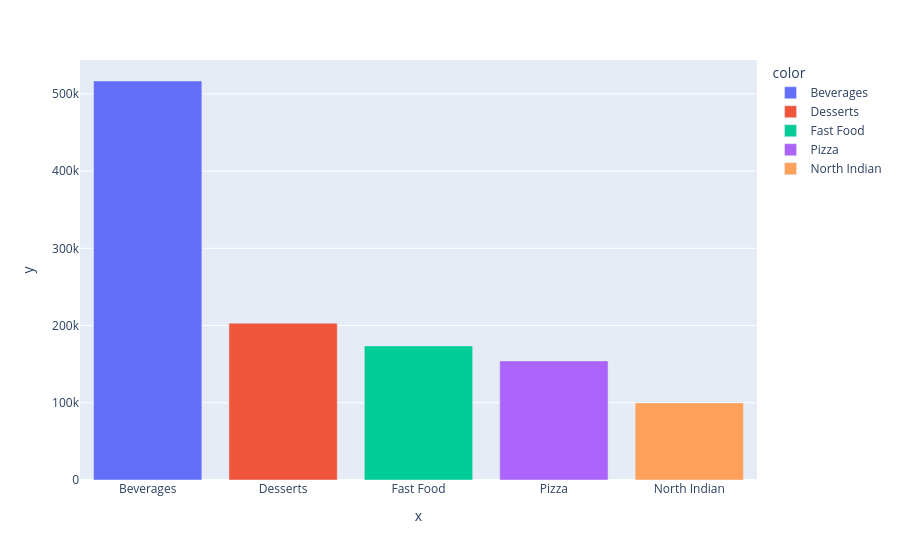

Write notebook code for a chart like this one.
### Code cell
px.bar(x=cuisine_Labels[:5], y=cuisine_values[:5], color=cuisine_Labels[:5])

### Figure 1 — Plotly figure (JSON) as saved in the notebook; plotly's stock layout.template omitted (floating-point values rounded to 4 significant figures)
{"data": [{"alignmentgroup": "True", "hovertemplate": "color=Beverages<br>x=%{x}<br>y=%{y}<extra></extra>", "legendgroup": "Beverages", "marker": {"color": "#636efa", "pattern": {"shape": ""}}, "name": "Beverages", "offsetgroup": "Beverages", "orientation": "v", "showlegend": true, "textposition": "auto", "type": "bar", "x": ["Beverages"], "xaxis": "x", "y": [516655], "yaxis": "y"}, {"alignmentgroup": "True", "hovertemplate": "color=Desserts<br>x=%{x}<br>y=%{y}<extra></extra>", "legendgroup": "Desserts", "marker": {"color": "#EF553B", "pattern": {"shape": ""}}, "name": "Desserts", "offsetgroup": "Desserts", "orientation": "v", "showlegend": true, "textposition": "auto", "type": "bar", "x": ["Desserts"], "xaxis": "x", "y": [203029], "yaxis": "y"}, {"alignmentgroup": "True", "hovertemplate": "color=Fast Food<br>x=%{x}<br>y=%{y}<extra></extra>", "legendgroup": "Fast Food", "marker": {"color": "#00cc96", "pattern": {"shape": ""}}, "name": "Fast Food", "offsetgroup": "Fast Food", "orientation": "v", "showlegend": true, "textposition": "auto", "type": "bar", "x": ["Fast Food"], "xaxis": "x", "y": [173613], "yaxis": "y"}, {"alignmentgroup": "True", "hovertemplate": "color=Pizza<br>x=%{x}<br>y=%{y}<extra></extra>", "legendgroup": "Pizza", "marker": {"color": "#ab63fa", "pattern": {"shape": ""}}, "name": "Pizza", "offsetgroup": "Pizza", "orientation": "v", "showlegend": true, "textposition": "auto", "type": "bar", "x": ["Pizza"], "xaxis": "x", "y": [154187], "yaxis": "y"}, {"alignmentgroup": "True", "hovertemplate": "color=North Indian<br>x=%{x}<br>y=%{y}<extra></extra>", "legendgroup": "North Indian", "marker": {"color": "#FFA15A", "pattern": {"shape": ""}}, "name": "North Indian", "offsetgroup": "North Indian", "orientation": "v", "showlegend": true, "textposition": "auto", "type": "bar", "x": ["North Indian"], "xaxis": "x", "y": [99863], "yaxis": "y"}], "layout": {"barmode": "relative", "legend": {"title": {"text": "color"}, "tracegroupgap": 0}, "margin": {"t": 60}, "xaxis": {"anchor": "y", "domain": [0, 1], "title": {"text": "x"}}, "yaxis": {"anchor": "x", "domain": [0, 1], "title": {"text": "y"}}}}
